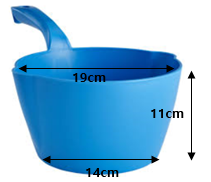
#> input picture input_images/measurment 1_scoop.PNG, 211 x 182 px
$ python scoop_measurement1_calculation.py
#> lines starting #> are read from the running program, lines starting #| are printed output that depends on the picture; after the words box and inside, x2 and y2 are one past the last pixel; in counts of white or black regions, pixels touching at a corner belong together
"""
Measurement 1 - Scoop Surface Area Calculation
Using correct dimensions: Top D=19cm, Height=11cm, Bottom D=14cm
"""
import cv2
import numpy as np
import math
import os

print("="*80)
print("MEASUREMENT 1 - SCOOP SURFACE AREA CALCULATION")
print("="*80)
print()

# Known dimensions from image (corrected)
top_diameter = 19.0  # cm (was incorrectly detected as 9cm)
height = 11.0  # cm
bottom_diameter = 14.0  # cm

print("DIMENSIONS:")
print(f"  Top Diameter: {top_diameter} cm")
print(f"  Height: {height} cm")
print(f"  Bottom Diameter: {bottom_diameter} cm")
print()

# Convert to mm
top_diameter_mm = top_diameter * 10  # 190 mm
height_mm = height * 10  # 110 mm
bottom_diameter_mm = bottom_diameter * 10  # 140 mm
top_radius_mm = top_diameter_mm / 2  # 95 mm
bottom_radius_mm = bottom_diameter_mm / 2  # 70 mm

# Calculate surface area of scoop (frustum with closed bottom)
# Formula: Lateral Area (frustum) + Bottom Area

# Calculate slant height
slant_height_mm = math.sqrt(height_mm ** 2 + (top_radius_mm - bottom_radius_mm) ** 2)

# Lateral surface area (frustum)
lateral_area_mm2 = math.pi * (top_radius_mm + bottom_radius_mm) * slant_height_mm

# Bottom area (closed scoop)
bottom_area_mm2 = math.pi * bottom_radius_mm ** 2

# Total surface area
total_area_mm2 = lateral_area_mm2 + bottom_area_mm2
total_area_cm2 = total_area_mm2 / 100
total_area_m2 = total_area_mm2 / 1000000

print("="*80)
print("SURFACE AREA CALCULATION:")
print("="*80)
print(f"Shape: Scoop (Frustum with closed bottom)")
print()
print(f"Formula:")
print(f"  Slant Height (s) = sqrt(h^2 + (R - r)^2)")
print(f"  Lateral Surface Area = pi * (R + r) * s")
print(f"  Bottom Area = pi * r^2")
print(f"  Total Surface Area = Lateral Area + Bottom Area")
print()
print(f"Calculation:")
print(f"  Top Radius (R) = {top_diameter} cm / 2 = {top_radius_mm} mm")
print(f"  Bottom Radius (r) = {bottom_diameter} cm / 2 = {bottom_radius_mm} mm")
print(f"  Height (h) = {height} cm = {height_mm} mm")
print()
print(f"  Slant Height = sqrt({height_mm}^2 + ({top_radius_mm} - {bottom_radius_mm})^2)")
print(f"                = sqrt({height_mm**2} + {((top_radius_mm - bottom_radius_mm)**2):.2f})")
print(f"                = sqrt({(height_mm**2 + (top_radius_mm - bottom_radius_mm)**2):.2f})")
print(f"                = {slant_height_mm:.2f} mm")
print()
print(f"  Lateral Area = pi * ({top_radius_mm} + {bottom_radius_mm}) * {slant_height_mm:.2f}")
print(f"                = pi * {top_radius_mm + bottom_radius_mm} * {slant_height_mm:.2f}")
print(f"                = {lateral_area_mm2:.2f} mm2")
print(f"                = {lateral_area_mm2/100:.2f} cm2")
print()
print(f"  Bottom Area = pi * {bottom_radius_mm}^2")
print(f"              = {bottom_area_mm2:.2f} mm2")
print(f"              = {bottom_area_mm2/100:.2f} cm2")
print()
print(f"  TOTAL SURFACE AREA = {total_area_mm2:.2f} mm2")
print(f"                      = {total_area_cm2:.2f} cm2")
print(f"                      = {total_area_m2:.6f} m2")
print()

# Read image
img_path = "input_images/measurment 1_scoop.PNG"
img_array = np.fromfile(img_path, dtype=np.uint8)
img = cv2.imdecode(img_array, cv2.IMREAD_COLOR)
#> img is the input picture: shape (182, 211, 3); mean B, G, R 224.2, 192.2, 143
h, w = img.shape[:2]
#> h = 182; w = 211

# Create annotated image
annotated = img.copy()

# Draw top diameter measurement line (horizontal, at top) with accurate label
x_left = 50
x_right = w - 50
#> x_right = 161
y_top = 50

cv2.line(annotated, (x_left, y_top), (x_right, y_top), (0, 255, 0), 3)
#> annotated: shape (182, 211, 3); 1.48% of pixels changed, all inside (x1, y1, x2, y2) = (48, 48, 164, 53)
# Arrows at both ends
arrow_len = 10
cv2.line(annotated, (x_left, y_top), (x_left + arrow_len, y_top - arrow_len), (0, 255, 0), 3)
#> annotated: shape (182, 211, 3); mean B, G, R 220.9, 194, 142
cv2.line(annotated, (x_left, y_top), (x_left + arrow_len, y_top + arrow_len), (0, 255, 0), 3)
#> annotated: shape (182, 211, 3); mean B, G, R 220.7, 194.1, 141.9
cv2.line(annotated, (x_right, y_top), (x_right - arrow_len, y_top - arrow_len), (0, 255, 0), 3)
#> annotated: shape (182, 211, 3); mean B, G, R 220.4, 194.1, 141.6
cv2.line(annotated, (x_right, y_top), (x_right - arrow_len, y_top + arrow_len), (0, 255, 0), 3)

# Top diameter label - green box with accurate value
label = f"{top_diameter} cm"
(tw, th), _ = cv2.getTextSize(label, cv2.FONT_HERSHEY_SIMPLEX, 0.5, 1)
mid_x = (x_left + x_right) // 2
#> mid_x = 105
cv2.rectangle(annotated, (mid_x - tw // 2 - 5, y_top - th - 12), (mid_x + tw // 2 + 5, y_top - 3),
             (0, 255, 0), -1)  # Green fill
cv2.putText(annotated, label, (mid_x - tw // 2, y_top - 5),
           cv2.FONT_HERSHEY_SIMPLEX, 0.5, (0, 0, 0), 1)

# Draw height measurement line (vertical, on right side) with accurate label
x_pos = w - 50
#> x_pos = 161
y_top_height = 80
y_bottom_height = h - 80
#> y_bottom_height = 102

cv2.line(annotated, (x_pos, y_top_height), (x_pos, y_bottom_height), (0, 255, 0), 3)
# Arrows at both ends
cv2.line(annotated, (x_pos, y_top_height), (x_pos - arrow_len, y_top_height + arrow_len), (0, 255, 0), 3)
#> annotated: shape (182, 211, 3); mean B, G, R 207.7, 194, 130
cv2.line(annotated, (x_pos, y_top_height), (x_pos + arrow_len, y_top_height + arrow_len), (0, 255, 0), 3)
#> annotated: shape (182, 211, 3); mean B, G, R 207.4, 194, 129.9
cv2.line(annotated, (x_pos, y_bottom_height), (x_pos - arrow_len, y_bottom_height - arrow_len), (0, 255, 0), 3)
#> annotated: shape (182, 211, 3); mean B, G, R 207.2, 194.1, 129.8
cv2.line(annotated, (x_pos, y_bottom_height), (x_pos + arrow_len, y_bottom_height - arrow_len), (0, 255, 0), 3)

# Height label - green box with accurate value
label = f"{height} cm"
(tw, th), _ = cv2.getTextSize(label, cv2.FONT_HERSHEY_SIMPLEX, 0.5, 1)
mid_y = (y_top_height + y_bottom_height) // 2
#> mid_y = 91
cv2.rectangle(annotated, (x_pos + 12, mid_y - th - 3), (x_pos + 12 + tw + 6, mid_y + 3),
             (0, 255, 0), -1)  # Green fill
cv2.putText(annotated, label, (x_pos + 14, mid_y),
           cv2.FONT_HERSHEY_SIMPLEX, 0.5, (0, 0, 0), 1)
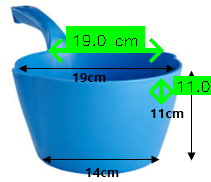
#> annotated: shape (182, 211, 3); mean B, G, R 202.4, 194.2, 125.5

# Draw bottom diameter measurement line (horizontal, at bottom) with accurate label
x_left_bottom = 100
x_right_bottom = w - 100
#> x_right_bottom = 111
y_bottom = h - 60
#> y_bottom = 122

cv2.line(annotated, (x_left_bottom, y_bottom), (x_right_bottom, y_bottom), (0, 255, 0), 3)
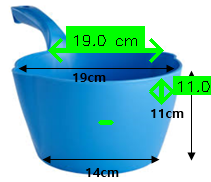
#> annotated: shape (182, 211, 3); 0.18% of pixels changed, all inside (x1, y1, x2, y2) = (98, 120, 114, 125)
# Arrows at both ends
cv2.line(annotated, (x_left_bottom, y_bottom), (x_left_bottom + arrow_len, y_bottom - arrow_len), (0, 255, 0), 3)
#> annotated: shape (182, 211, 3); 0.11% of pixels changed, all inside (x1, y1, x2, y2) = (101, 110, 113, 120)
cv2.line(annotated, (x_left_bottom, y_bottom), (x_left_bottom + arrow_len, y_bottom + arrow_len), (0, 255, 0), 3)
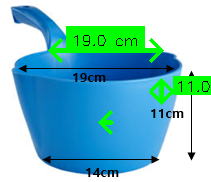
#> annotated: shape (182, 211, 3); mean B, G, R 201.5, 194.6, 125.4
cv2.line(annotated, (x_right_bottom, y_bottom), (x_right_bottom - arrow_len, y_bottom - arrow_len), (0, 255, 0), 3)
#> annotated: shape (182, 211, 3); 0.08% of pixels changed, all inside (x1, y1, x2, y2) = (99, 110, 111, 120)
cv2.line(annotated, (x_right_bottom, y_bottom), (x_right_bottom - arrow_len, y_bottom + arrow_len), (0, 255, 0), 3)

# Bottom diameter label - green box with accurate value
label = f"{bottom_diameter} cm"
(tw, th), _ = cv2.getTextSize(label, cv2.FONT_HERSHEY_SIMPLEX, 0.5, 1)
mid_x = (x_left_bottom + x_right_bottom) // 2
cv2.rectangle(annotated, (mid_x - tw // 2 - 5, y_bottom + 10), (mid_x + tw // 2 + 5, y_bottom + th + 15),
             (0, 255, 0), -1)  # Green fill
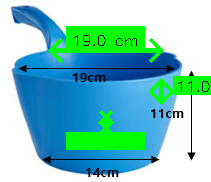
#> annotated: shape (182, 211, 3); mean B, G, R 193.3, 198.7, 124.4
cv2.putText(annotated, label, (mid_x - tw // 2, y_bottom + th + 8),
           cv2.FONT_HERSHEY_SIMPLEX, 0.5, (0, 0, 0), 1)
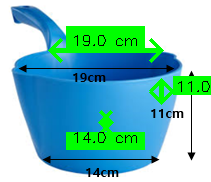
#> annotated: shape (182, 211, 3); 0.3% of pixels changed, all inside (x1, y1, x2, y2) = (74, 132, 137, 143)

# Save annotated image (with measurement lines only, no calculation box)
os.makedirs("output_images", exist_ok=True)
annotated_path = "output_images/measurement1_scoop_annotated.jpg"
cv2.imwrite(annotated_path, annotated)

# Create calculated image (with measurement lines + calculation box)
calculated = annotated.copy()

# Draw calculation result box - minimal and clean
box_margin = int(w * 0.08)  # 8% margin from sides
#> box_margin = 16
box_height = int(h * 0.08)  # Only 8% of image height - very small
#> box_height = 14
box_y = h - box_height - int(h * 0.02)  # 2% from bottom
#> box_y = 165

# Semi-transparent white background with subtle border
overlay = calculated.copy()
cv2.rectangle(overlay, (box_margin, box_y), (w - box_margin, box_y + box_height),
             (250, 250, 250), -1)
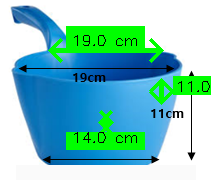
#> overlay: shape (182, 211, 3); 7.03% of pixels changed, all inside (x1, y1, x2, y2) = (16, 165, 196, 180)
cv2.addWeighted(overlay, 0.85, calculated, 0.15, 0, calculated)
cv2.rectangle(calculated, (box_margin, box_y), (w - box_margin, box_y + box_height),
             (100, 100, 100), 1)  # Thin gray border

# Calculate font sizes - smaller font
font_scale = max(0.28, w / 1200)  # Reduced from 0.35
#> font_scale = 0.28
font_thickness = 1

# Single line result - only area, compact and centered
result_text = f"Surface Area: {total_area_cm2:.2f} cm2 ({total_area_m2:.4f} m2)"
(tw, th), baseline = cv2.getTextSize(result_text, cv2.FONT_HERSHEY_SIMPLEX, font_scale, font_thickness)
#> tw = 181; th = 7

# Center the text
text_x = w // 2 - tw // 2
text_y = box_y + (box_height + th) // 2

# Draw text with slight shadow for readability
cv2.putText(calculated, result_text, (text_x + 1, text_y + 1),
           cv2.FONT_HERSHEY_SIMPLEX, font_scale, (0, 0, 0), font_thickness + 1)
cv2.putText(calculated, result_text, (text_x, text_y),
           cv2.FONT_HERSHEY_SIMPLEX, font_scale, (50, 50, 50), font_thickness)
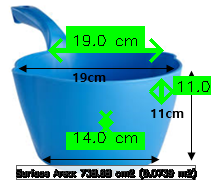
#> calculated: shape (182, 211, 3); mean B, G, R 185.9, 191.5, 119.6

# Save calculated image
calculated_path = "output_images/measurement1_scoop_calculated.jpg"
cv2.imwrite(calculated_path, calculated)

print("="*80)
print("RESULT:")
print("="*80)
print(f"Annotated image saved: {annotated_path}")
print(f"Calculated image saved: {calculated_path}")
print()
print(f"THIS SCOOP SURFACE AREA = {total_area_cm2:.2f} cm2")
print(f"                          = {total_area_m2:.6f} m2")
print()
print("Images show:")
print("  [OK] Annotated image: Green measurement lines only")
print(f"    - Top Diameter: {top_diameter} cm (horizontal line at top)")
print(f"    - Height: {height} cm (vertical line on right)")
print(f"    - Bottom Diameter: {bottom_diameter} cm (horizontal line at bottom)")
print("  [OK] Calculated image: Measurement lines + Calculation box")
print(f"    - Surface Area = {total_area_cm2:.2f} cm2 ({total_area_m2:.4f} m2)")

$ run again, with input_images/Draft 10_병포장 카운터_2.PNG copied over input_images/measurment 1_scoop.PNG
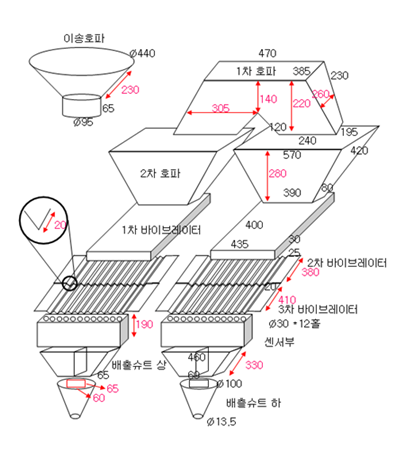
#> input picture input_images/Draft 10_병포장 카운터_2.PNG, 395 x 449 px
#> img is the input picture: shape (449, 395, 3); mean B, G, R 240.2, 239.9, 241.5
#> `cv2.rectangle(overlay, (box_margin, box_y), (w - box_margin, box_y + b..`:
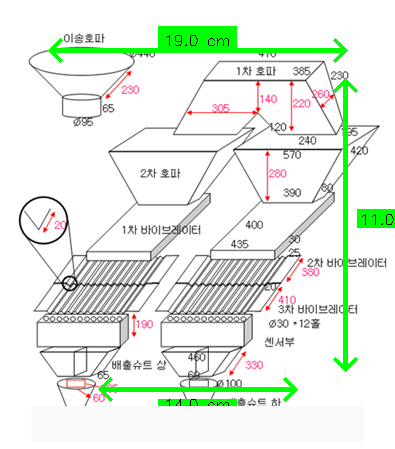
#> overlay: shape (449, 395, 3); mean B, G, R 229.7, 239.8, 230.9
#> `cv2.putText(calculated, result_text, (text_x, text_y), cv2.FONT_HERSHE..`:
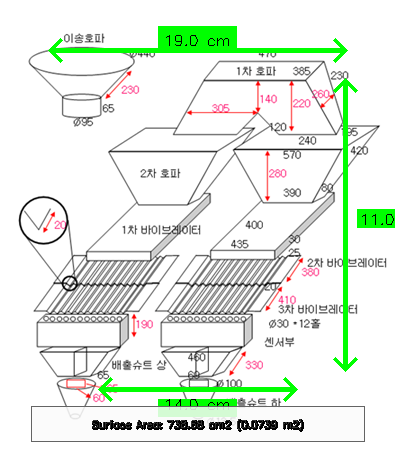
#> calculated: shape (449, 395, 3); mean B, G, R 227, 237.3, 228.3
